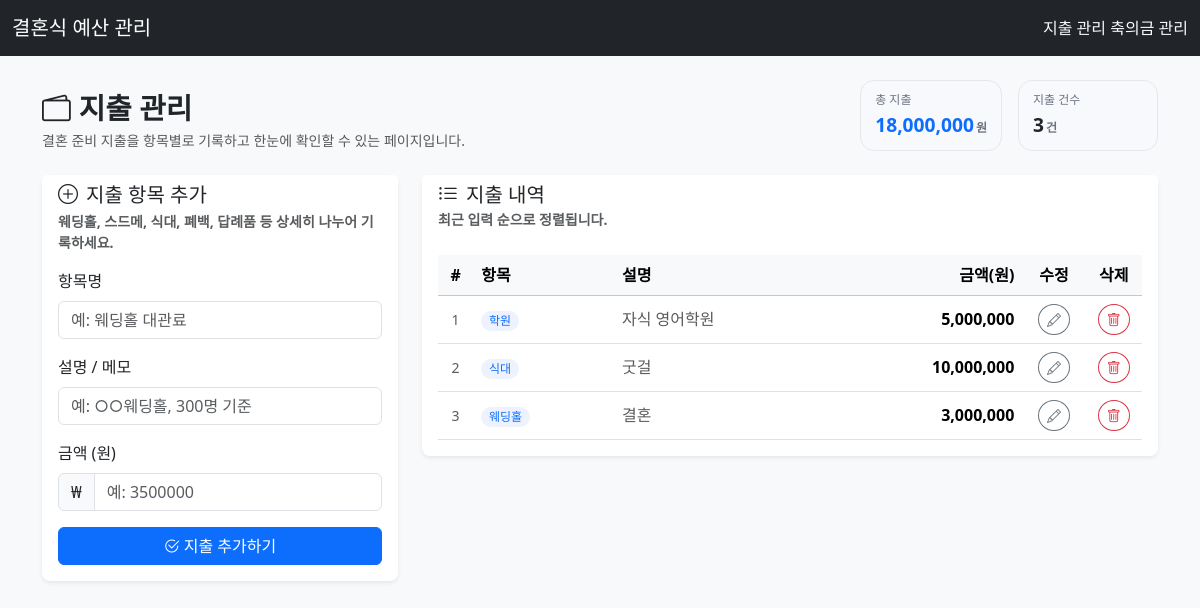
The page /expenses/ on the database its author committed.
### models.py (models this page shows)
class Expense(db.Model):
    id = db.Column(db.Integer, primary_key=True)
    category = db.Column(db.String(50), nullable=False)
    description = db.Column(db.String(200))
    amount = db.Column(db.Integer, nullable=False)

### expenses_routes.py (the view, shortened to what this page needs)
@expenses_bp.route('/', methods=['GET', 'POST'])
def list_expenses():
    expenses_list = Expense.query.order_by(Expense.id.desc()).all()
    total_expense = db.session.query(
        func.coalesce(func.sum(Expense.amount), 0)
    ).scalar()
    return render_template(
        'expenses.html',
        expenses=expenses_list,
        total_expense=total_expense
    )

### templates/expenses.html (shortened to what this page needs)
{% extends 'base.html' %}
{% block content %}
<div class="expenses-page container-fluid px-0">
    <div class="d-flex flex-wrap justify-content-between align-items-end mb-4 gap-3">
        <div>
            <h1 class="page-title mb-1">
                <i class="bi bi-wallet2 me-2"></i>지출 관리
            </h1>
            <p class="text-muted mb-0 small">
                결혼 준비 지출을 항목별로 기록하고 한눈에 확인할 수 있는 페이지입니다.
            </p>
        </div>
        <div class="d-flex gap-3">
            <div class="stat-card">
                <div class="stat-label">총 지출</div>
                <div class="stat-value text-primary">
                    {{ "{:,}".format(total_expense) }}<span class="stat-unit">원</span>
                </div>
            </div>
            <div class="stat-card d-none d-sm-block">
                <div class="stat-label">지출 건수</div>
                <div class="stat-value">
                    {{ expenses|length }}<span class="stat-unit">건</span>
                </div>
            </div>
        </div>
    </div>
    <div class="row g-4">
        <div class="col-lg-4">
            <div class="card shadow-sm border-0 rounded-3 h-100">
                <div class="card-header bg-white border-0 pb-0">
                    <h5 class="card-title mb-1">
                        <i class="bi bi-plus-circle me-2"></i>지출 항목 추가
                    </h5>
                    <p class="text-muted small mb-0">
                        웨딩홀, 스드메, 식대, 폐백, 답례품 등 상세히 나누어 기록하세요.
                    </p>
                </div>
                <div class="card-body">
                    <form method="post" class="needs-validation" novalidate>
                        <div class="mb-3">
                            <label class="form-label">항목명</label>
                            <input type="text" name="category" class="form-control"
                                   placeholder="예: 웨딩홀 대관료" required>
                        </div>
                        <div class="mb-3">
                            <label class="form-label">설명 / 메모</label>
                            <input type="text" name="description" class="form-control"
                                   placeholder="예: ○○웨딩홀, 300명 기준">
                        </div>
                        <div class="mb-3">
                            <label class="form-label">금액 (원)</label>
                            <div class="input-group">
                                <span class="input-group-text">₩</span>
                                <input type="number" name="amount" class="form-control"
                                       min="0" placeholder="예: 3500000" required>
                            </div>
                        </div>
                        <button type="submit" class="btn btn-primary w-100">
                            <i class="bi bi-check2-circle me-1"></i>지출 추가하기
                        </button>
                    </form>
                </div>
            </div>
        </div>
        <div class="col-lg-8">
            <div class="card shadow-sm border-0 rounded-3">
                <div class="card-header bg-white border-0 d-flex justify-content-between align-items-center">
                    <div>
                        <h5 class="card-title mb-0">
                            <i class="bi bi-list-ul me-2"></i>지출 내역
                        </h5>
                        <span class="text-muted small">최근 입력 순으로 정렬됩니다.</span>
                    </div>
                </div>
                <div class="card-body pt-0">
                    <div class="table-responsive mt-3">
                        <table class="table table-hover align-middle mb-0">
                            <thead class="table-light">
                                <tr>
                                    <th class="text-center" style="width: 5%;">#</th>
                                    <th style="width: 20%;">항목</th>
                                    <th>설명</th>
                                    <th class="text-end" style="width: 18%;">금액(원)</th>
                                    <th class="text-center" style="width: 9%;">수정</th>
                                    <th class="text-center" style="width: 8%;">삭제</th>
                                </tr>
                            </thead>
                            <tbody>
                                {% for expense in expenses %}
                                    <tr>
                                        <td class="text-center text-muted small">
                                            {{ loop.index }}
                                        </td>
                                        <td>
                                            <span class="badge rounded-pill bg-soft-primary text-primary">
                                                {{ expense.category }}
                                            </span>
                                        </td>
                                        <td class="text-muted">
                                            {{ expense.description or '-' }}
                                        </td>
                                        <td class="text-end fw-semibold">
                                            {{ "{:,}".format(expense.amount) }}
                                        </td>
                                        <td class="text-center">
                                            <a href="{{ url_for('expenses.edit_expense', expense_id=expense.id) }}"
                                               class="btn btn-sm btn-outline-secondary rounded-circle"
                                               title="수정">
                                                <i class="bi bi-pencil"></i>
                                            </a>
                                        </td>
                                        <td class="text-center">
                                            <form method="post"
                                                  action="{{ url_for('expenses.delete_expense', expense_id=expense.id) }}"
                                                  onsubmit="return confirm('정말 삭제할까요?');">
                                                <button type="submit"
                                                        class="btn btn-sm btn-outline-danger rounded-circle"
                                                        title="삭제">
                                                    <i class="bi bi-trash"></i>
                                                </button>
                                            </form>
                                        </td>
                                    </tr>
                                {% else %}
                                    <tr>
                                        <td colspan="6" class="text-center text-muted py-4">
                                            아직 등록된 지출이 없습니다. 왼쪽에서 첫 지출을 입력해보세요.
                                        </td>
                                    </tr>
                                {% endfor %}
                            </tbody>
                        </table>
                    </div>
                </div>
            </div>
        </div>
    </div>
</div>
{% endblock %}

### static/style.css (style rules this page uses)
body { background-color: #f8f9fa; }
.card-header { font-weight: bold; }
.expenses-page { max-width: 1200px; margin: 0 auto; }
.page-title { font-size: 1.8rem; font-weight: 600; }
.stat-card { min-width: 140px; padding: 10px 14px; border-radius: 14px; background: #f8f9fc; border: 1px solid #e5e7eb; }
.stat-label { font-size: 0.75rem; color: #6b7280; margin-bottom: 2px; }
.stat-value { font-size: 1.2rem; font-weight: 600; }
.stat-unit { font-size: 0.75rem; margin-left: 2px; color: #6b7280; }
.badge.bg-soft-primary { background-color: #eef2ff; font-weight: 500; }

### rows shown on the page
Expense: category "학원", description "자식 영어학원", amount "5,000,000"
Expense: category "식대", description "굿걸", amount "10,000,000"
Expense: category "웨딩홀", description "결혼", amount "3,000,000"

### other values the page prints
{{ "{:,}".format(total_expense) }} "18,000,000"
{{ expenses|length }} "3"
